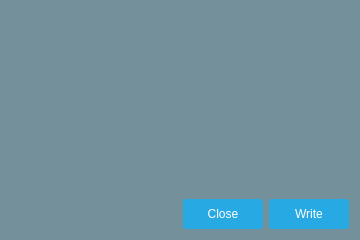
<?xml version="1.0" encoding="UTF-8"?>
<ui version="4.0">
 <class>dynparamDialog</class>
 <widget class="QDialog" name="dynparamDialog">
  <property name="geometry">
   <rect>
    <x>0</x>
    <y>0</y>
    <width>360</width>
    <height>240</height>
   </rect>
  </property>
  <property name="windowTitle">
   <string>Dynamic Parameter Configuration</string>
  </property>
  <property name="styleSheet">
   <string notr="true">QDialog
{ 
	background:  rgba(32, 80, 96, 100);
	color:white;
	font-size: 12px;
}

QLabel 
{ 
	color: white; 
	border-radius: 3px;
}

QPushButton
{
	color: white;
	background-color: #27a9e3;
	border-width: 0px;
	border-radius: 3px;
}

QPushButton:hover, QComboBox:hover, QPushButton:checked{ background-color: #66c011; }

</string>
  </property>
  <layout class="QGridLayout" name="dynparamGridLayout" columnstretch="0,0,0">
   <item row="2" column="2">
    <layout class="QHBoxLayout" name="horizontalLayout">
     <item>
      <widget class="QPushButton" name="closeBtn">
       <property name="minimumSize">
        <size>
         <width>0</width>
         <height>30</height>
        </size>
       </property>
       <property name="text">
        <string>Close</string>
       </property>
      </widget>
     </item>
     <item>
      <widget class="QPushButton" name="writeBtn">
       <property name="minimumSize">
        <size>
         <width>0</width>
         <height>30</height>
        </size>
       </property>
       <property name="text">
        <string>Write</string>
       </property>
      </widget>
     </item>
    </layout>
   </item>
   <item row="1" column="1" colspan="2">
    <spacer name="verticalSpacer">
     <property name="orientation">
      <enum>Qt::Vertical</enum>
     </property>
     <property name="sizeHint" stdset="0">
      <size>
       <width>20</width>
       <height>40</height>
      </size>
     </property>
    </spacer>
   </item>
   <item row="0" column="1" colspan="2">
    <layout class="QGridLayout" name="gridLayout"/>
   </item>
  </layout>
 </widget>
 <resources/>
 <connections/>
</ui>
